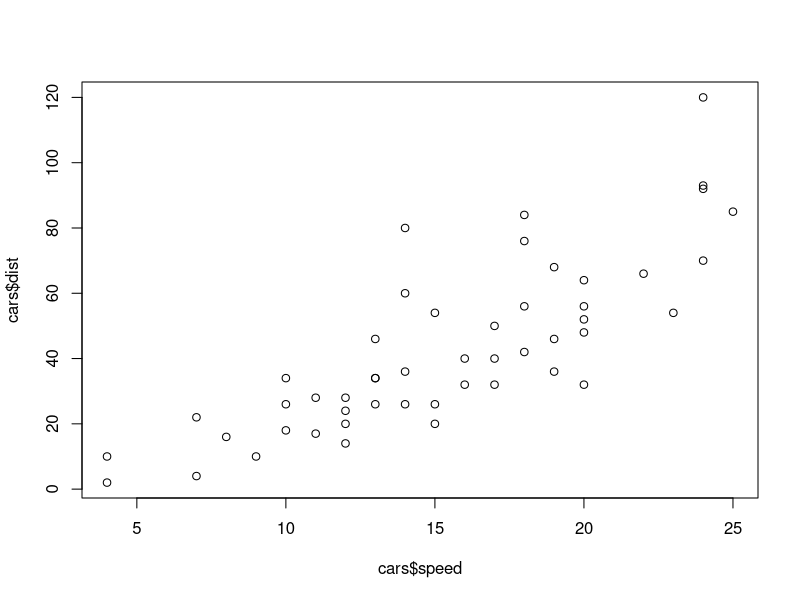
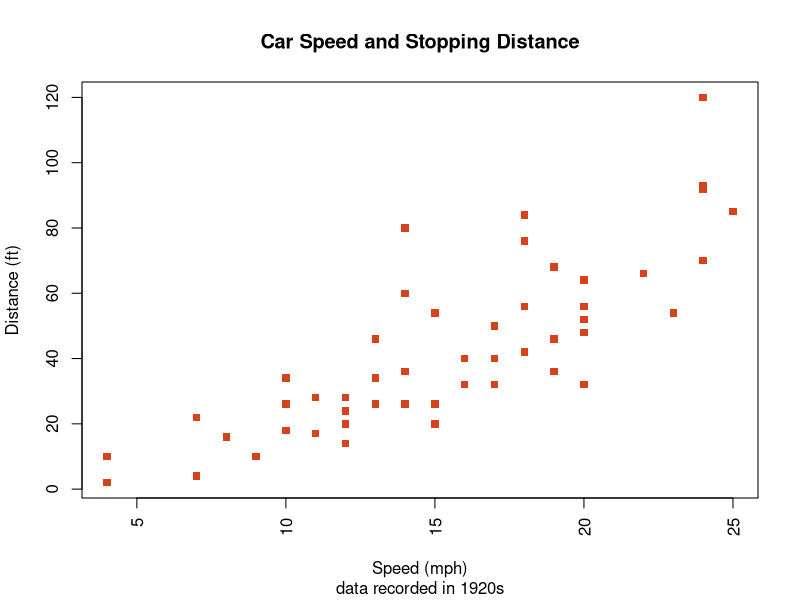

Source code (R) for these figures, in order:
##  ==============================================
##  Graphical Plots - R Base plot -- Scatter Plot
##  -- scatter plot with no segmentation/subset
##  -- using cars dataset
##  ==============================================
    ## Scatter plot -- need x, y values (continuous)

##  Exploring dataset
##  -----------------
      data()
      data(cars)
      cars
      cars$speed
      cars$dist
      ?cars
      View(cars)

      
##  1. Scatter plot 
##  -----------------
    ##  (a) Basic scatter plot
    ##  -----------------------
        plot(x=cars$speed, y=cars$dist)
      
      
    ##  (b) Scatter plot with customisation
    ##  ------------------------------------
      # par(bg = 'blue')
        plot(x=cars$speed, 
             y=cars$dist,
             xlab = "Speed (mph)",
             ylab = "Distance (ft)",
             main = "Car Speed and Stopping Distance",
             sub = "data recorded in 1920s",
             col = "#D4431C", 
             pch=15,      #  0/15 (square); 1/16 (circle); 5/18 (diamond)
             las = 3    # orientation of axis scale -- 0 (default), 1(x-horizontal); 2 (y-rotateLeft), 3(x,y-rotate) 
             )
      
      
      ##  resources for color specifications
      ##  ----------------------------------------
          # col="firebrick4" # 
                              # http://www.stat.columbia.edu/~tzheng/files/Rcolor.pdf
          # col=rgb(0.255,0.8,0.8)
          # col="#5EF072" # https://htmlcolorcodes.com/
      
